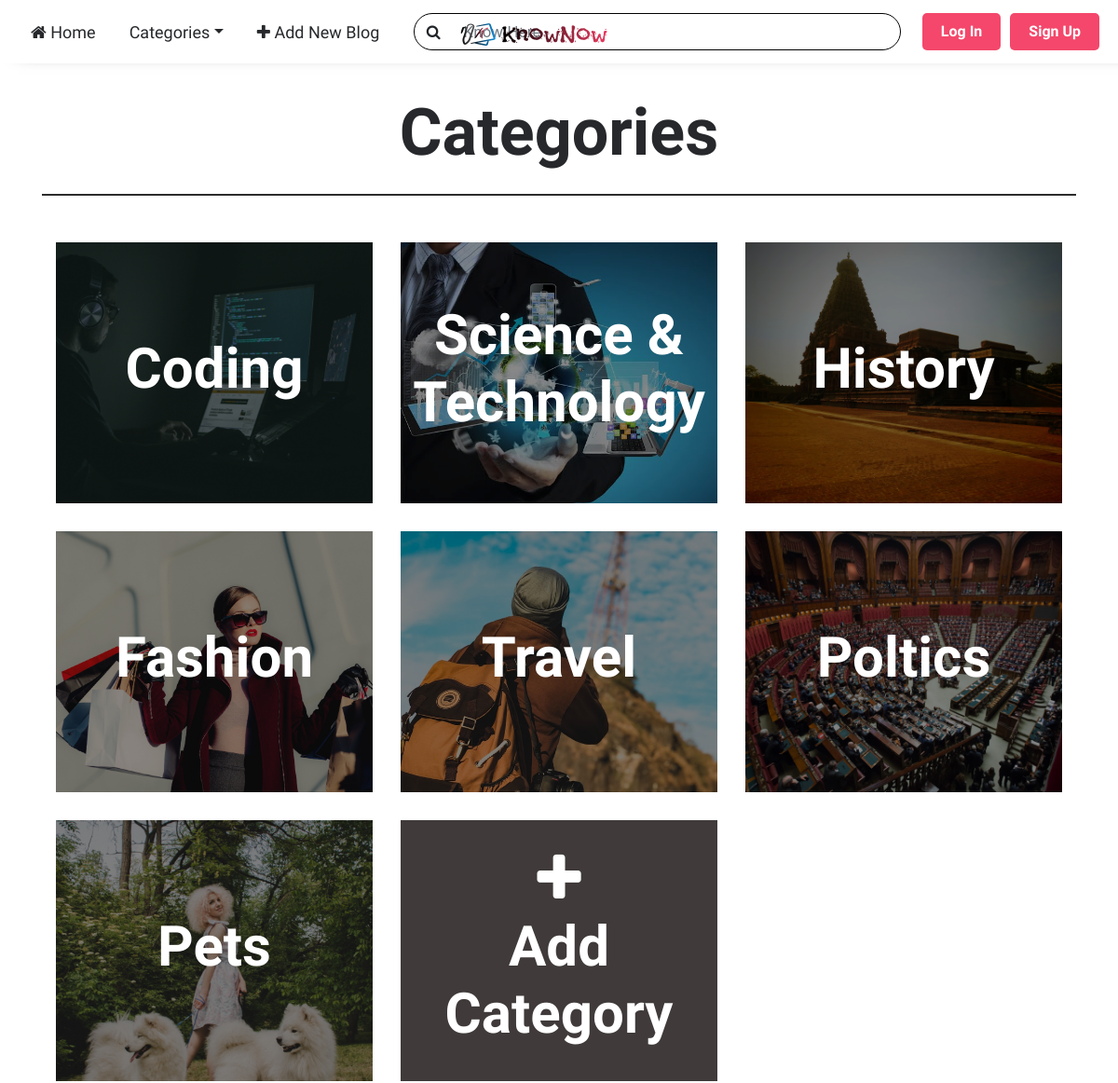
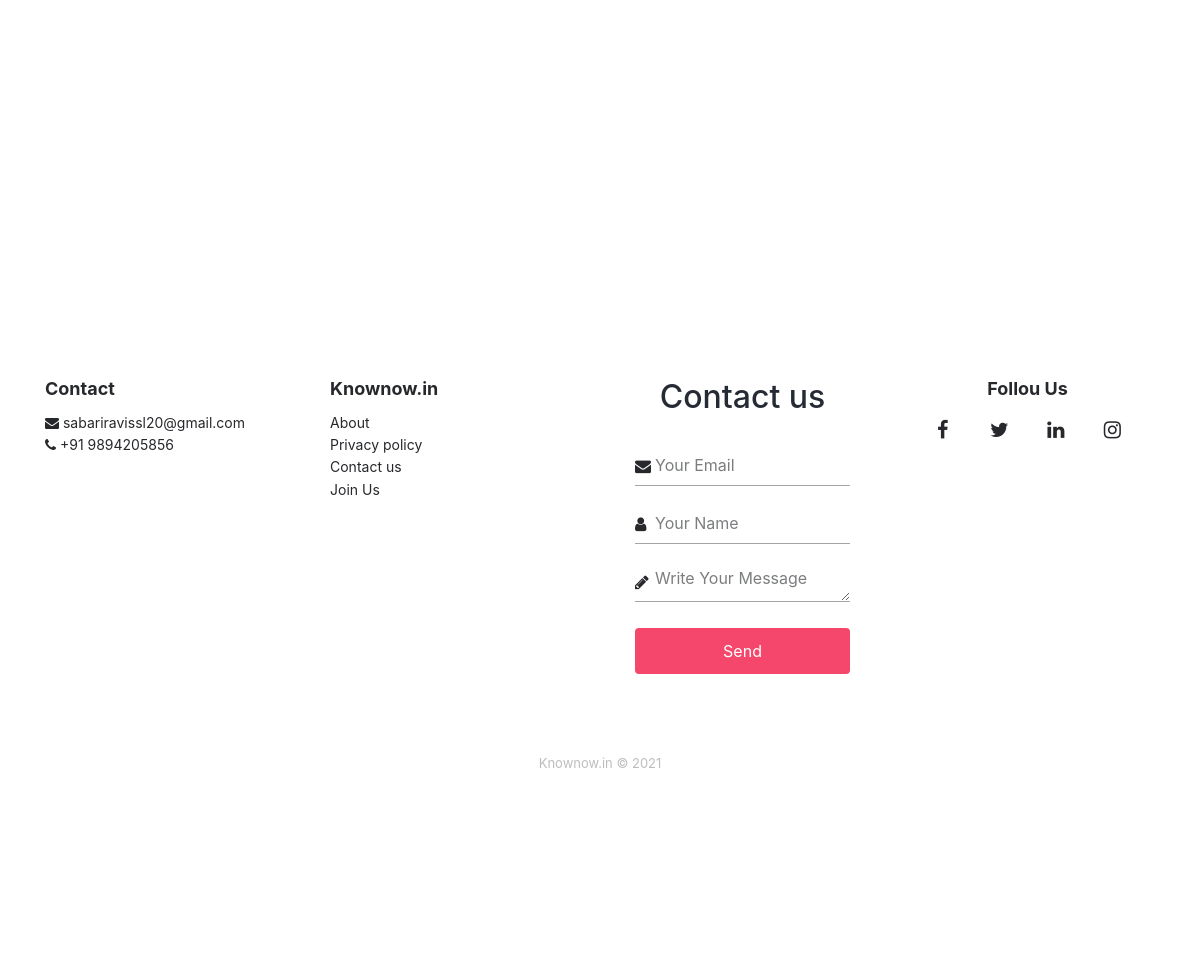
The page /category/ on the database its author committed (2 pictures, top to bottom).
### myblog/models.py (models this page shows, shortened)
class Category(models.Model):
    cat_name = models.CharField(max_length=255,unique=True)
    cat_img = models.ImageField(default='default_thumb.jpg',upload_to='category')
    cat_view = GenericRelation(HitCount, object_id_field='object_pk', related_query_name='hit_count_generic_relation')
    def __str__(self):
        return self.cat_name

### myblog/views.py (the view)
# urls.py: path('category/',CatList, name='cat_list'),
def CatList(request):
    cat = Category.objects.all()
    cat_tab = Category.objects.all()[:10]
    if request.user.is_authenticated:
        notification = Notification.objects.filter(user=request.user, is_seen=False).order_by('-date')
    else:
        notification=None
    context = {
        'cat':cat,
        'notification':notification,
        'title':"Category",
        'cat_tab':cat_tab
        }
    return render(request, 'blog/categoryList.html', context)

### myblog/templates/blog/categoryList.html
{% extends 'blog/index.html' %}
{% block content %}
<div class="container fs">
    <div class="team-grid">
        <div class="container">
            <div class="intro">
                <h1 class="text-center mb-4" style="font-size: 70px; font-weight: bolder;">Categories</h1>
            </div>
            <div class="row people" style="border-top: 2px solid #2c2c2c;">
                {% for category in cat %}
                <a class="col-md-4 col-lg-4 item" href="{% url 'cat' category %}">
                    <div class="box" style="background-image:url({{category.cat_img.url}})">
                        <div class="cover2 align-items-center d-flex justify-content-center">
                            <h1 class="name" style="font-size:60px;">{{category.cat_name}}</h1>
                        </div>
                    </div>
                </a>
                {% endfor %}
                <a class="col-md-4 col-lg-4 item" href="{% url 'addcat' %}">
                    <div class="box" style="background:#776c6c;">
                        <div class="cover2 align-items-center d-flex justify-content-center">
                            <h1 class="name" style="font-size:60px;"><i class="fa fa-plus"></i><br>Add Category</h1>
                        </div>
                    </div>
                </a>
            </div>
        </div>
    </div>
</div>
{% endblock content %}

### rows shown on the page
Category: cat_img (picture), cat_name "Coding"
Category: cat_img (picture), cat_name "Science & Technology"
Category: cat_img (picture), cat_name "History"
Category: cat_img (picture), cat_name "Fashion"
Category: cat_img (picture), cat_name "Travel"
Category: cat_img (picture), cat_name "Poltics"
Category: cat_img (picture), cat_name "Pets"
